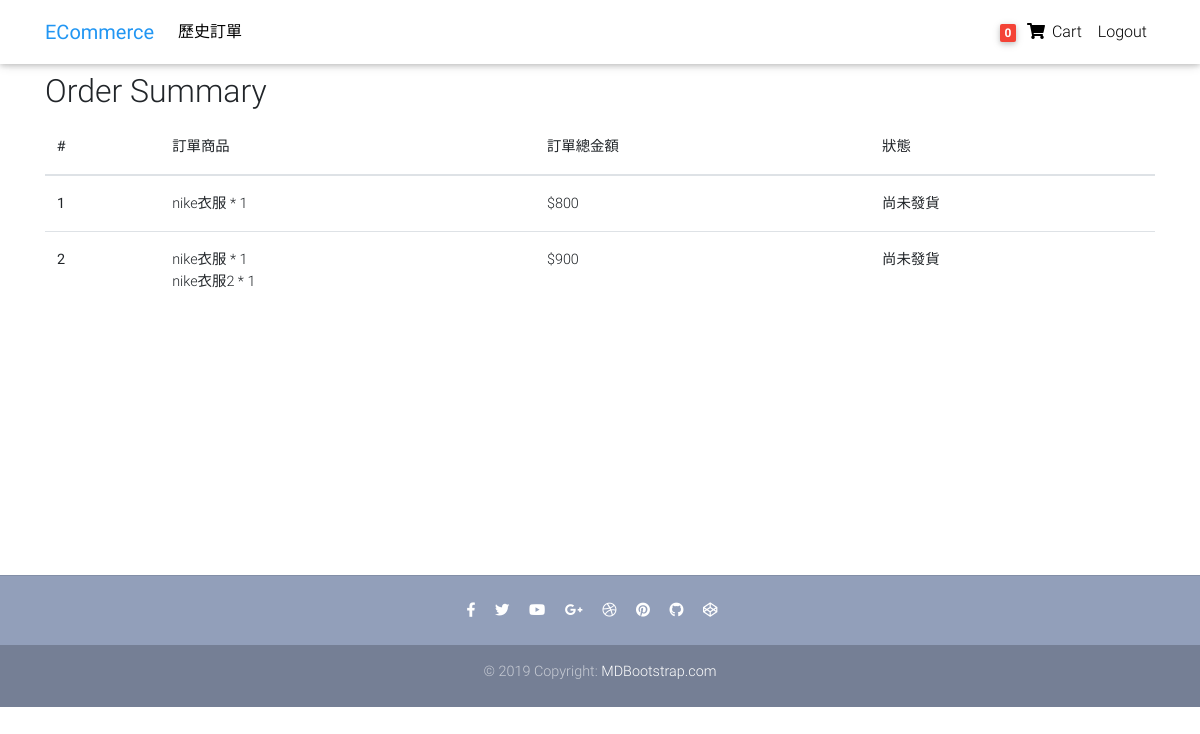
Screenshot of /history-order/ (signed in) with the database file from the repository.
### main/models.py (models this page shows, shortened)
class Order(models.Model):
    user = models.ForeignKey(settings.AUTH_USER_MODEL,
                             on_delete=models.CASCADE)
    ref_code = models.CharField(max_length=20, blank=True, null=True)
    items = models.ManyToManyField(OrderItem)
    start_date = models.DateTimeField(auto_now_add=True)
    ordered_date = models.DateTimeField()
    ordered = models.BooleanField(default=False)
    shipping_address = models.TextField(blank=True, null=True)
    bank_account = models.IntegerField(blank=True, null=True)
    receiver_name = models.CharField(max_length=20, blank=True, null=True)
    delivered= models.BooleanField(default=False)
    def get_total(self):
        total = 0
        for order_item in self.items.all():
            total += order_item.get_total_item_price()
        return total

class OrderItem(models.Model):
    user = models.ForeignKey(settings.AUTH_USER_MODEL,
                             on_delete=models.CASCADE)
    ordered = models.BooleanField(default=False)
    item = models.ForeignKey(Item, on_delete=models.CASCADE)
    quantity = models.IntegerField(default=1)
    def get_total_item_price(self):
        return self.quantity * self.item.price

class Item(models.Model):
    title = models.CharField(max_length=100)
    price = models.IntegerField()
    category = models.ForeignKey(Category, on_delete=models.CASCADE)
    description = models.TextField()
    image = models.ImageField(upload_to="image")

### main/views.py (the view)
# urls.py: path('history-order/', views.HistoryOrderView.as_view(), name='history-order'),
class HistoryOrderView( LoginRequiredMixin,View):
    def get(self, *args, **kwargs):
        orders = Order.objects.filter(user=self.request.user, ordered=True)
        context = {
            'orders': orders
        }
        return render(self.request, 'history-order.html', context)

### main/templatetags/cart_num.py (called while the page is built)
@register.filter
def cart_item_count(user):
    if user.is_authenticated:
        qs = Order.objects.filter(user=user, ordered=False)
        if qs.exists():
            return qs[0].items.count()
    return 0

### templates/history-order.html
{% extends "base.html" %}
{% block content %}
  <main>
    <div class="container">
        <div class="table-responsive text-nowrap">
        <h2>Order Summary</h2>
        <table class="table">
            <thead>
            <tr>
                <th scope="col">#</th>
                <th scope="col">訂單商品</th>
                <th scope="col">訂單總金額</th>
                <th scope="col">狀態</th>
            </tr>
            </thead>
            <tbody>
            {% for order in orders %}
            <tr>
                <th scope="row">{{ forloop.counter }}</th>
                <td>
                     {% for order_item in order.items.all %}
                    {{ order_item.item.title }} * {{ order_item.quantity }}<br>
                    {% endfor %}
                </td>
                <td> ${{ order.get_total }}</td>
                {% if order.delivered %}
                <td>出貨中</td>
                {% else %}
                <td>尚未發貨</td>
                {% endif %}
            </tr>
            {% empty %}
            <tr>
                <td colspan='4'>尚未成立訂單</td>
            </tr>
            {% endfor %}
            </tbody>
        </table>
        </div>
    </div>
  </main>
{% endblock content %}

### templates/navbar.html (shortened to what this page needs)
{% load cart_num %}
  <nav class="navbar fixed-top navbar-expand-lg navbar-light white scrolling-navbar">
    <div class="container">
      <a class="navbar-brand waves-effect" href="/">
        <strong class="blue-text">ECommerce</strong>
      </a>
      <div class="collapse navbar-collapse" id="navbarSupportedContent">
        <ul class="navbar-nav mr-auto">
              <li class="nav-item">
            <a class="nav-link waves-effect" href="{% url 'history-order' %}">
            歷史訂單
            </a>
        </li>
        </ul>
        <ul class="navbar-nav nav-flex-icons">
           {% if request.user.is_authenticated %}
          <li class="nav-item">
            <a class="nav-link waves-effect" href="{% url 'order-summary' %}">
              <span class="badge red z-depth-1 mr-1"> {{ request.user|cart_item_count }} </span>
              <i class="fas fa-shopping-cart"></i>
              <span class="clearfix d-none d-sm-inline-block"> Cart </span>
            </a>
          </li>
          <li class="nav-item">
            <a class="nav-link waves-effect" href="{% url 'account_logout' %}">
              <span class="clearfix d-none d-sm-inline-block"> Logout </span>
            </a>
          </li>
          {% endif %}
        </ul>
      </div>
    </div>
  </nav>

### templates/base.html (style rules this page uses)
html, body, header, .carousel { height: 60vh; }

### rows the page displays
Order: get_total "800", delivered "尚未發貨"
OrderItem: item "nike衣服", quantity "1"
Order: get_total "900", delivered "尚未發貨"
OrderItem: item "nike衣服2", quantity "1"

### other values shown
{{ request.user|cart_item_count }} "0"
